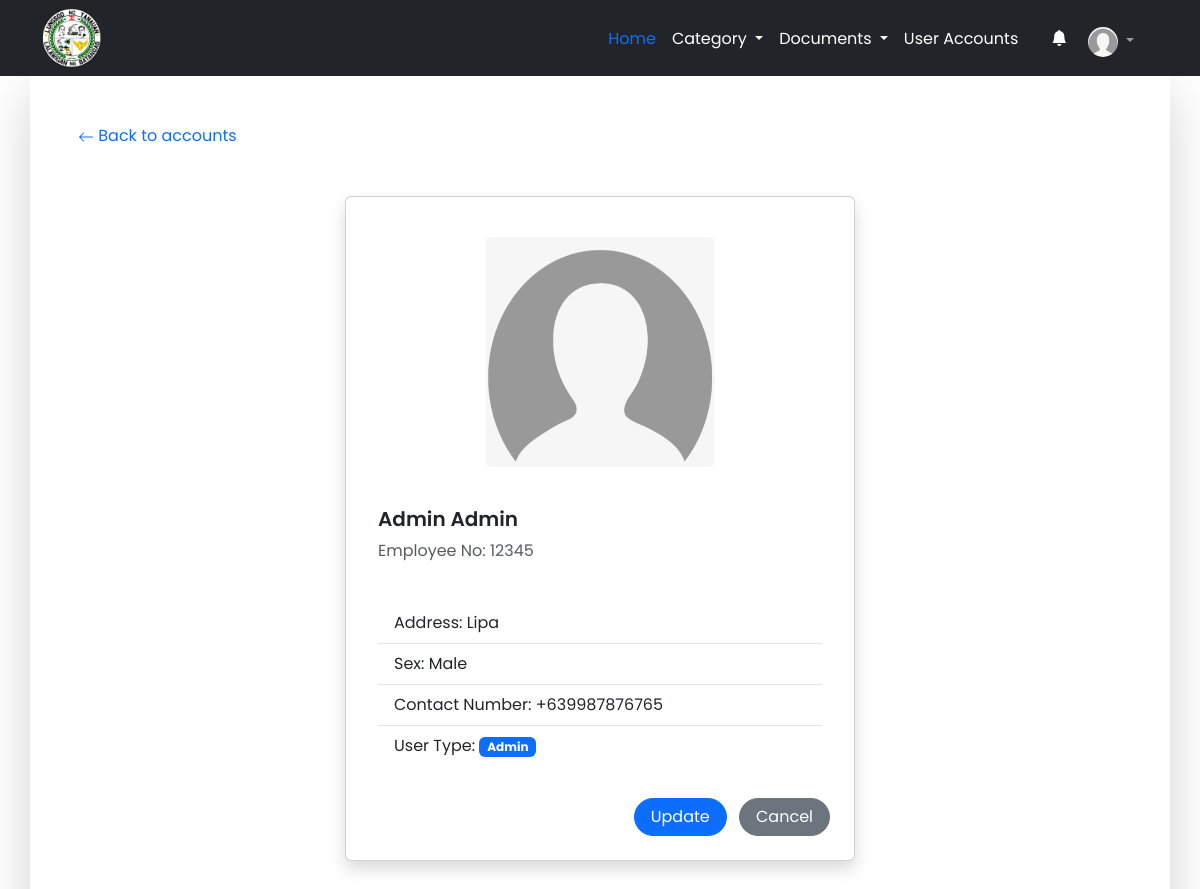
The app's page /account/view/1 (signed in) with its own data.
### apps/models.py (models this page shows, shortened)
class User(AbstractUser):
    USERNAME_FIELD = 'employee_no'# changes email to unique and blank to false
    REQUIRED_FIELDS = []  # removes email from REQUIRED_FIELDS
    username = models.CharField(max_length=255, null=True, blank=True)
    employee_no = models.CharField(max_length=255, unique=True)
    profile_picture = models.ImageField(upload_to="profile_picture", default='default.png')
    middle_name = models.CharField(max_length=255, blank=True)
    address = models.CharField(max_length=255)
    birthday = models.DateField(auto_now_add=False, null=True, blank=True)
    contact = models.CharField(max_length=13)
    sex = models.CharField(max_length=255)
    is_employee = models.BooleanField(default=False)
    is_admin = models.BooleanField(default=False)
    objects = CustomUserManager()
    department = models.OneToOneField("Department", on_delete=models.SET_NULL, null=True)
    class Meta:
        verbose_name = 'User'
        verbose_name_plural = 'Users'

### apps/views.py (the view)
# urls.py: path('account/view/<str:pk>', view_account, name="view_account"),
@login_required(login_url='/login')
def view_account(request,pk):
    template_name = 'accounts/view_account.html'
    account = User.objects.filter(id=pk)
    context = {
        "account": account
    }
    return render(request, template_name, context)

### apps/templates/accounts/view_account.html
{% extends 'base.html' %}
{% block content %}
<div class="container-lg shadow-lg p-5">
    <a href="{% url 'account' %}" class="text-decoration-none">
        <svg xmlns="http://www.w3.org/2000/svg" width="16" height="16" fill="currentColor" class="bi bi-arrow-left"
            viewBox="0 0 16 16">
            <path fill-rule="evenodd"
                d="M15 8a.5.5 0 0 0-.5-.5H2.707l3.147-3.146a.5.5 0 1 0-.708-.708l-4 4a.5.5 0 0 0 0 .708l4 4a.5.5 0 0 0 .708-.708L2.707 8.5H14.5A.5.5 0 0 0 15 8z" />
        </svg>
        Back to accounts
    </a>
    <div class="row justify-content-center mt-5 mb-5">
        <div class="col-sm col-md-6 col-lg-6">
            <div class="card shadow rounded p-3">
                {% for detail in account %}
                <div class="py-4 row row-cols-1 row-cols-md-3 gap-4 align-items-center">
                    <div class="col-md-8 d-flex justify-content-center align-items-center mx-auto">
                        {% if detail.profile_picture.url %}
                        <img class="rounded mx-auto d-block" src="{{ detail.profile_picture.url }}"
                            alt="Profile Picture" width="230" height="230" />
                        {% else %}
                        <p class="mt-1 text-sm text-gray-900 font-normal text-end">No profile picture found</p>
                        {% endif %}
                    </div>
                </div>
                <div class="card-title p-3">
                    <h3 class="fs-5 fw-semibold">{{ detail.first_name }}{{ detail.middle_name }} {{ detail.last_name }}
                    </h3>
                    <span class="text-muted">Employee No: {{detail.employee_no}}</span>
                </div>
                <div class="card-body">
                    <ul class="list-group list-group-flush">
                        <li class="list-group-item fw-normal">Address: {{detail.address}}</li>
                        <li class="list-group-item fw-normal">Sex: {{detail.sex}}</li>
                        <li class="list-group-item fw-normal">Contact Number: {{detail.contact}}</li>
                        <li class="list-group-item fw-normal">User Type:
                            {% if detail.is_admin %}
                            <span class="badge bg-primary">Admin</span>
                            {% elif detail.is_employee %}
                            <span class="badge bg-primary">Employee</span>
                            {% else %}
                            <span class="badge bg-danger">Not Available</span>
                            {% endif %}
                        </li>
                    </ul>
                </div>
                <div class="d-inline-block ms-auto mt-3">
                    <a href="{% url 'update_account' detail.id %}" type="submit"
                        class="btn btn-primary btn-md rounded-pill px-3 py-2.5 me-2 mb-2">
                        Update
                    </a>
                    <a href="{% url 'account' %}" type="button"
                        class="btn btn-secondary btn-md rounded-pill px-3 py-2.5 me-2 mb-2">
                        Cancel
                    </a>
                </div>
                {% endfor %}
            </div>
        </div>
    </div>
</div>
{% endblock %}

### templates/navbar_v2.html (shortened to what this page needs)
{% load static %}
<nav class="navbar navbar-expand-lg navbar-dark bg-dark" aria-label="Offcanvas navbar large">
  <div class="container">
    <img src="{% static 'logo/logopng.png' %}" class="rounded float-start" width="60" height="60">
    <div class="offcanvas offcanvas-end text-bg-dark" tabindex="-1" id="offcanvasNavbar2" aria-labelledby="offcanvasNavbar2Label">
      <div class="offcanvas-body ">
        <ul class="navbar-nav mt-2 justify-content-sm-end  flex-grow-1 pe-3 col-lg-auto">
          <li class="nav-item ">
            <a class="nav-link px-2 text-primary" aria-current="page" href="{% url 'home' %}" style="{{ home_state }}">Home</a>
          </li>
          {% if user.is_admin %}
          <li class="nav-item dropdown">
            <a class="nav-link dropdown-toggle px-2 text-white" href="#" role="button" data-bs-toggle="dropdown" aria-expanded="false">
             Category
            </a>
          </li>
          {% endif %}
          <li class="dropdown">
            <a class="nav-link dropdown-toggle px-2 text-white" href="#" role="button" data-bs-toggle="dropdown" aria-expanded="false">
              Documents
            </a>
          </li>
          {% if user.is_admin %}
          <li class="nav-item">
            <a class="nav-link px-2 text-white" href="{% url 'account' %}" style="{{ account_state }}">User Accounts</a>
          </li>&nbsp;&nbsp;&nbsp;&nbsp;
          {% endif %}
          <li class="nav-item">
            <a class="nav-link px-2 text-white" href="{% url 'activity_history' %}" style="{{ history_state }}" >
              <i class="bi bi-bell-fill"></i>&nbsp;
            </a>
          </li>
          <li class="nav-item dropdown">
            <a class="nav-link dropdown-toggle" href="#" role="button" data-bs-toggle="dropdown" aria-expanded="false">
              <img src="{{ user.profile_picture.url }}" alt="profile picture" width="30" height="30" class="rounded-circle">
            </a>
          </li>
        </ul>
      </div>
    </div>
  </div>
</nav>

### records on screen
User: profile_picture (placeholder picture), first_name "Admin", last_name "Admin", employee_no "12345", address "Lipa", sex "Male", contact "+639987876765", is_admin "Admin"
